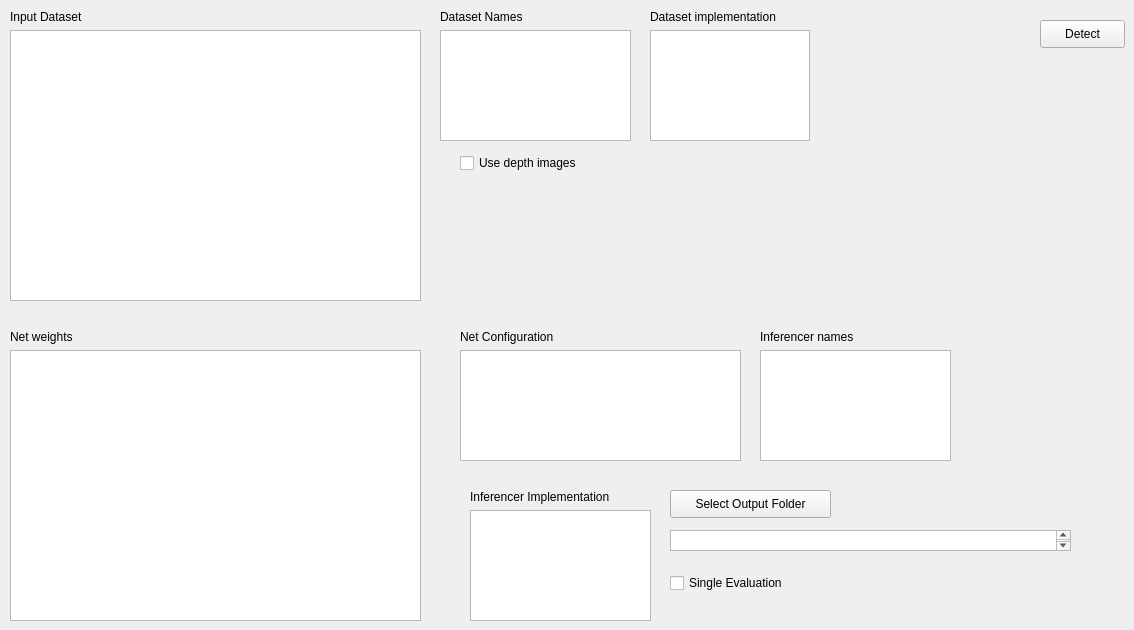
    <widget class="QWidget" name="tab">
     <attribute name="title">
      <string>Detector</string>
     </attribute>
     <widget class="QWidget" name="verticalLayoutWidget_18">
      <property name="geometry">
       <rect>
        <x>650</x>
        <y>10</y>
        <width>160</width>
        <height>131</height>
       </rect>
      </property>
      <layout class="QVBoxLayout" name="verticalLayout_18">
       <item>
        <widget class="QLabel" name="label_20">
         <property name="text">
          <string>Dataset implementation</string>
         </property>
        </widget>
       </item>
       <item>
        <widget class="QListView" name="listView_detector_reader_imp"/>
       </item>
      </layout>
     </widget>
     <widget class="QWidget" name="verticalLayoutWidget_19">
      <property name="geometry">
       <rect>
        <x>440</x>
        <y>10</y>
        <width>191</width>
        <height>131</height>
       </rect>
      </property>
      <layout class="QVBoxLayout" name="verticalLayout_19">
       <item>
        <widget class="QLabel" name="label_21">
         <property name="text">
          <string>Dataset Names</string>
         </property>
        </widget>
       </item>
       <item>
        <widget class="QListView" name="listView_detector_names"/>
       </item>
      </layout>
     </widget>
     <widget class="QWidget" name="verticalLayoutWidget_20">
      <property name="geometry">
       <rect>
        <x>10</x>
        <y>10</y>
        <width>411</width>
        <height>291</height>
       </rect>
      </property>
      <layout class="QVBoxLayout" name="verticalLayout_20">
       <item>
        <widget class="QLabel" name="label_22">
         <property name="text">
          <string>Input Dataset</string>
         </property>
        </widget>
       </item>
       <item>
        <widget class="QListView" name="listView_detector_dataset"/>
       </item>
      </layout>
     </widget>
     <widget class="QTextEdit" name="textEdit_detectorOutPath">
      <property name="geometry">
       <rect>
        <x>670</x>
        <y>530</y>
        <width>401</width>
        <height>21</height>
       </rect>
      </property>
     </widget>
     <widget class="QPushButton" name="pushButton_detector_output">
      <property name="geometry">
       <rect>
        <x>670</x>
        <y>490</y>
        <width>161</width>
        <height>28</height>
       </rect>
      </property>
      <property name="text">
       <string>Select Output Folder</string>
      </property>
     </widget>
     <widget class="QWidget" name="verticalLayoutWidget_21">
      <property name="geometry">
       <rect>
        <x>10</x>
        <y>330</y>
        <width>411</width>
        <height>291</height>
       </rect>
      </property>
      <layout class="QVBoxLayout" name="verticalLayout_21">
       <item>
        <widget class="QLabel" name="label_23">
         <property name="text">
          <string>Net weights</string>
         </property>
        </widget>
       </item>
       <item>
        <widget class="QListView" name="listView_detector_weights"/>
       </item>
      </layout>
     </widget>
     <widget class="QWidget" name="verticalLayoutWidget_22">
      <property name="geometry">
       <rect>
        <x>460</x>
        <y>330</y>
        <width>281</width>
        <height>131</height>
       </rect>
      </property>
      <layout class="QVBoxLayout" name="verticalLayout_22">
       <item>
        <widget class="QLabel" name="label_24">
         <property name="text">
          <string>Net Configuration</string>
         </property>
        </widget>
       </item>
       <item>
        <widget class="QListView" name="listView_detector_net_config"/>
       </item>
      </layout>
     </widget>
     <widget class="QWidget" name="verticalLayoutWidget_23">
      <property name="geometry">
       <rect>
        <x>470</x>
        <y>490</y>
        <width>181</width>
        <height>131</height>
       </rect>
      </property>
      <layout class="QVBoxLayout" name="verticalLayout_23">
       <item>
        <widget class="QLabel" name="label_25">
         <property name="text">
          <string>Inferencer Implementation</string>
         </property>
        </widget>
       </item>
       <item>
        <widget class="QListView" name="listView_detector_imp"/>
       </item>
      </layout>
     </widget>
     <widget class="QPushButton" name="pushButton_detect">
      <property name="geometry">
       <rect>
        <x>1040</x>
        <y>20</y>
        <width>85</width>
        <height>28</height>
       </rect>
      </property>
      <property name="text">
       <string>Detect</string>
      </property>
     </widget>
     <widget class="QCheckBox" name="checkBox_detector_useDepth">
      <property name="geometry">
       <rect>
        <x>460</x>
        <y>150</y>
        <width>161</width>
        <height>26</height>
       </rect>
      </property>
      <property name="text">
       <string>Use depth images</string>
      </property>
     </widget>
     <widget class="QCheckBox" name="checkBox_detector_single">
      <property name="geometry">
       <rect>
        <x>670</x>
        <y>570</y>
        <width>161</width>
        <height>26</height>
       </rect>
      </property>
      <property name="text">
       <string>Single Evaluation</string>
      </property>
     </widget>
     <widget class="QWidget" name="verticalLayoutWidget_24">
      <property name="geometry">
       <rect>
        <x>760</x>
        <y>330</y>
        <width>191</width>
        <height>131</height>
       </rect>
      </property>
      <layout class="QVBoxLayout" name="verticalLayout_24">
       <item>
        <widget class="QLabel" name="label_26">
         <property name="text">
          <string>Inferencer names</string>
         </property>
        </widget>
       </item>
       <item>
        <widget class="QListView" name="listView_detector_names_inferencer"/>
       </item>
      </layout>
     </widget>
    </widget>
